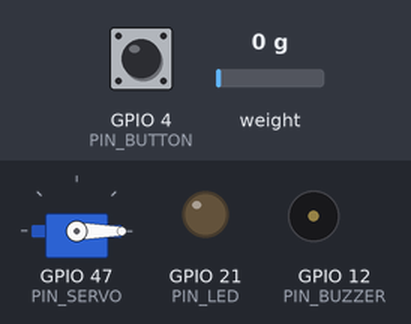
The sketch below on a simulated ESP32. Parts: servo, output pins drawn as LEDs (lit = HIGH), buzzer (waves = sounding, pin HIGH). Inputs (shaded band) come from the test bench; at power-on: GPIO 4 (PIN_BUTTON) HIGH, weight on the scale 0 g. WiFi joins after 1.5 s; servers stay silent unless stated; uploads are accepted with an empty reply; the local clock reads 2024-03-15 10:24:30 at power-on unless the sketch sets it; what the sketch prints to the serial monitor is not drawn.

Above: at 3.7 s.
3.8 s: GPIO 4 (PIN_BUTTON) pulled LOW for 0.15 s
At 4.9 s:
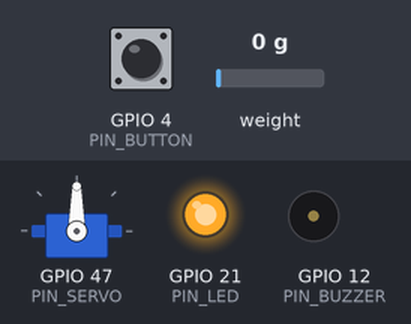
Timing chart, 0 to 6.8 s (numbered marks = the images above; inputs shaded):
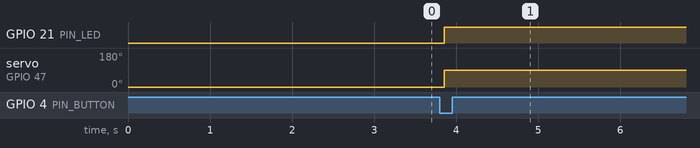

Measured:
- after the input at 3.8 s, GPIO 21 (PIN_LED): LOW → HIGH after 0.05 s; servo on GPIO 47 (PIN_SERVO): 0° → 90° after 0.05 s

The sketch:

Arduino.ino
```cpp
#include <Arduino.h>
#include <ESP32Servo.h>
#include "HX711.h"
#include <WiFi.h>
#include <HTTPClient.h>
#include <WebServer.h>
#include <time.h>
#include <vector>
#include <ArduinoJson.h>

// ================= CONFIG =================
const char* ssid = "Joe97178";
const char* password = "JW0509SB";
const char* API_BASE_URL = "https://smartmed-mongo-api-3qu7lwzn2q-as.a.run.app";

// ================= HARDWARE =================
Servo myServo;
HX711 scale;
WebServer server(80);

const int PIN_SERVO = 47;
const int PIN_BUTTON = 4;
const int PIN_LED = 21;
const int PIN_BUZZER = 12;
const int PIN_HX711_DT = 48;
const int PIN_HX711_SCK = 38;
const float WEIGHT_THRESHOLD = 0.50; // Adjusted to 0.5g for better stability

// ================= STATE =================
String boxId = "";
String activeRecordId = "";
bool isBoxOpen = false;
float weightAtStart = 0.0;

// ================= DATA STRUCT =================
struct RecordInfo {
  String recordId;
  String status;    // Store raw status: "upcoming", "overdue", "completed"
  int reminderHour;
  int reminderMinute;
};

// ================= API CALLS =================
bool fetchMedicineRecords(String& response) {
  HTTPClient http;
  http.begin(String(API_BASE_URL) + "/getRecords");
  http.addHeader("Content-Type", "application/json");

  // IMPORTANT: Ensure your MongoDB uses this specific boxId format
  String payload = "{\"deviceId\": \"" + boxId + "\"}";

  int code = http.POST(payload);
  if (code != 200) {
    Serial.printf("❌ API getRecords failed (Code: %d)\n", code);
    http.end();
    return false;
  }

  response = http.getString();
  http.end();
  return true;
}

void extractRecords(const String& resp, std::vector<RecordInfo>& records) {
  DynamicJsonDocument doc(8192);
  DeserializationError error = deserializeJson(doc, resp);
  if (error) {
    Serial.println("❌ JSON parse failed");
    return;
  }

  JsonArray arr = doc.as<JsonArray>();
  for (JsonObject obj : arr) {
    RecordInfo r;
    r.recordId = obj["recordId"].as<String>();
    r.status = obj["status"] | "upcoming";

    const char* timeStr = obj["scheduledTime"]; // Expected: "2023-10-25T14:30:00"
    if (timeStr) {
      struct tm tm_struct;
      // Using simple parsing if strptime is finicky
      sscanf(timeStr, "%*d-%*d-%*dT%d:%d", &r.reminderHour, &r.reminderMinute);
    }
    records.push_back(r);
  }
  Serial.printf("📦 Fetched %d records from backend\n", records.size());
}

// ================= IMPROVED SELECTION LOGIC =================
String selectBestRecord(const std::vector<RecordInfo>& records) {
  struct tm now;
  if (!getLocalTime(&now)) {
    Serial.println("❌ Time not synced yet!");
    return "";
  }

  int nowMin = now.tm_hour * 60 + now.tm_min;
  String overdueId = "";
  String upcomingId = "";
  int bestUpcomingDiff = 1440;

  for (auto& r : records) {
    if (r.status == "completed") continue;

    // 1. Priority: If it's already marked "overdue" by the backend, take it
    if (r.status == "overdue") {
      overdueId = r.recordId;
      break;
    }

    // 2. Secondary: Find the upcoming record closest to now
    int sched = r.reminderHour * 60 + r.reminderMinute;
    int diff = sched - nowMin;

    // Look for records within a 2-hour window (either 1 hour late or 1 hour early)
    if (abs(diff) < 60) {
        upcomingId = r.recordId;
    }
  }

  if (overdueId != "") return overdueId;
  return upcomingId;
}

void updateRecordToCompleted(const String& recordId) {
  HTTPClient http;
  http.begin(String(API_BASE_URL) + "/updateRecord");
  http.addHeader("Content-Type", "application/json");

  String payload = "{\"recordId\":\"" + recordId + "\",\"status\":\"completed\"}";
  int code = http.POST(payload);

  if (code == 200) Serial.println("✅ Backend Updated: COMPLETED");
  else Serial.printf("❌ Backend Update Failed: %d\n", code);

  http.end();
}

// ================= HANDLERS =================
void handleDiscover() {
  String json = "{\"boxId\":\"" + boxId + "\",\"ip\":\"" + WiFi.localIP().toString() + "\"}";
  server.send(200, "application/json", json);
}

void openBox() {
  if (isBoxOpen) return;
  Serial.println("\n🔓 OPENING BOX...");

  // 1. Physical Action
  myServo.write(90);
  digitalWrite(PIN_LED, HIGH);
  isBoxOpen = true;
  delay(1000);

  // 2. Weighing
  weightAtStart = scale.get_units(20);
  Serial.printf("⚖️ START WEIGHT: %.2fg\n", weightAtStart);

  // 3. Identification
  String resp;
  if (fetchMedicineRecords(resp)) {
    std::vector<RecordInfo> records;
    extractRecords(resp, records);
    activeRecordId = selectBestRecord(records);

    if (activeRecordId != "") {
      Serial.println("🎯 TARGET RECORD: " + activeRecordId);
    } else {
      Serial.println("⚠️ No pending/overdue records found for this time.");
    }
  }
}

void closeBox() {
  if (!isBoxOpen) return;
  Serial.println("🔒 CLOSING BOX...");

  myServo.write(0);
  digitalWrite(PIN_LED, LOW);
  delay(1000);

  float endWeight = scale.get_units(20);
  float loss = weightAtStart - endWeight;
  isBoxOpen = false;

  Serial.printf("⚖️ END WEIGHT: %.2fg | LOSS: %.2fg\n", endWeight, loss);

  if (loss >= WEIGHT_THRESHOLD && activeRecordId != "") {
    Serial.println("💊 Medicine detected as TAKEN.");
    updateRecordToCompleted(activeRecordId);
  } else {
    Serial.println("ℹ️ No weight change or no record selected.");
  }
  activeRecordId = "";
}

// ================= SETUP/LOOP =================
void setup() {
  Serial.begin(115200);
  pinMode(PIN_BUTTON, INPUT_PULLUP);
  pinMode(PIN_LED, OUTPUT);
  pinMode(PIN_BUZZER, OUTPUT);

  WiFi.begin(ssid, password);
  while (WiFi.status() != WL_CONNECTED) { delay(500); Serial.print("."); }
  Serial.println("\n✅ WiFi Connected");

  // Sync Time
  configTime(8 * 3600, 0, "pool.ntp.org");

  // ID Generation (Make sure this matches your DB exactly)
  String mac = WiFi.macAddress();
  mac.replace(":", "");
  boxId = mac.substring(6);
  Serial.println("🆔 BOX ID: " + boxId);

  myServo.attach(PIN_SERVO);
  myServo.write(0);
  scale.begin(PIN_HX711_DT, PIN_HX711_SCK);
  scale.set_scale(414.0);
  scale.tare();

  server.on("/discover", handleDiscover);
  server.begin();
  Serial.println("🚀 SYSTEM READY");
}

void loop() {
  server.handleClient();

  static bool lastBtn = HIGH;
  bool btn = digitalRead(PIN_BUTTON);
  if (btn == LOW && lastBtn == HIGH) {
    delay(50);
    if (isBoxOpen) closeBox();
    else openBox();
  }
  lastBtn = btn;
}
```
